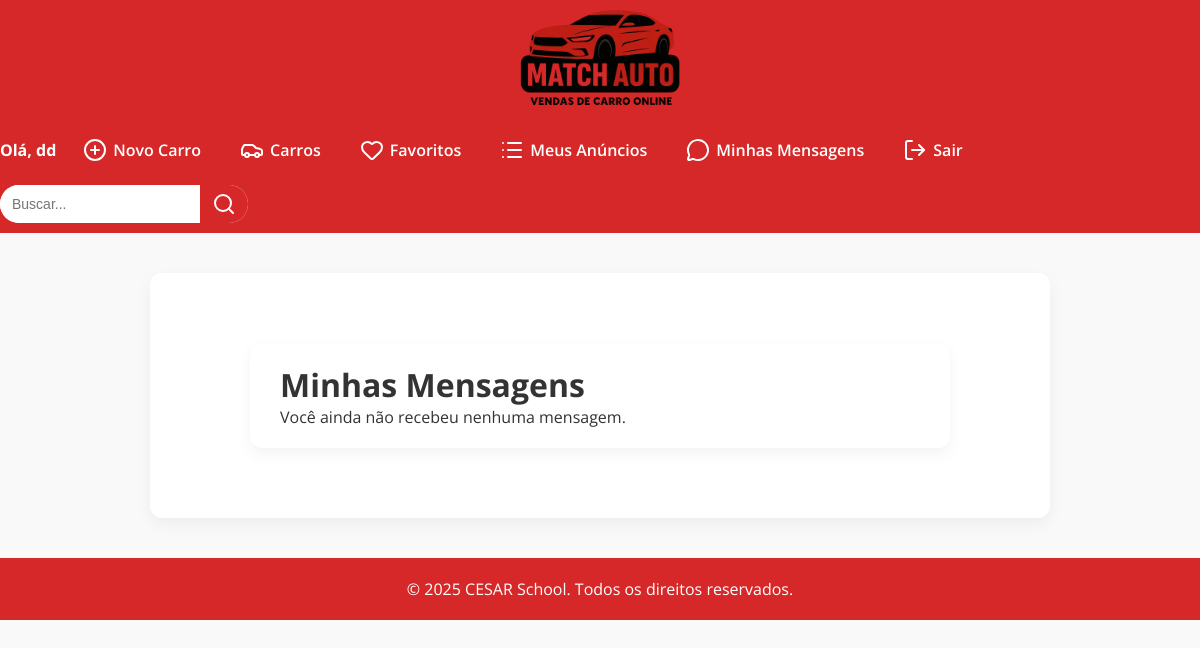
The page /interacoes/mensagens/ (signed in) on the database as committed earlier.
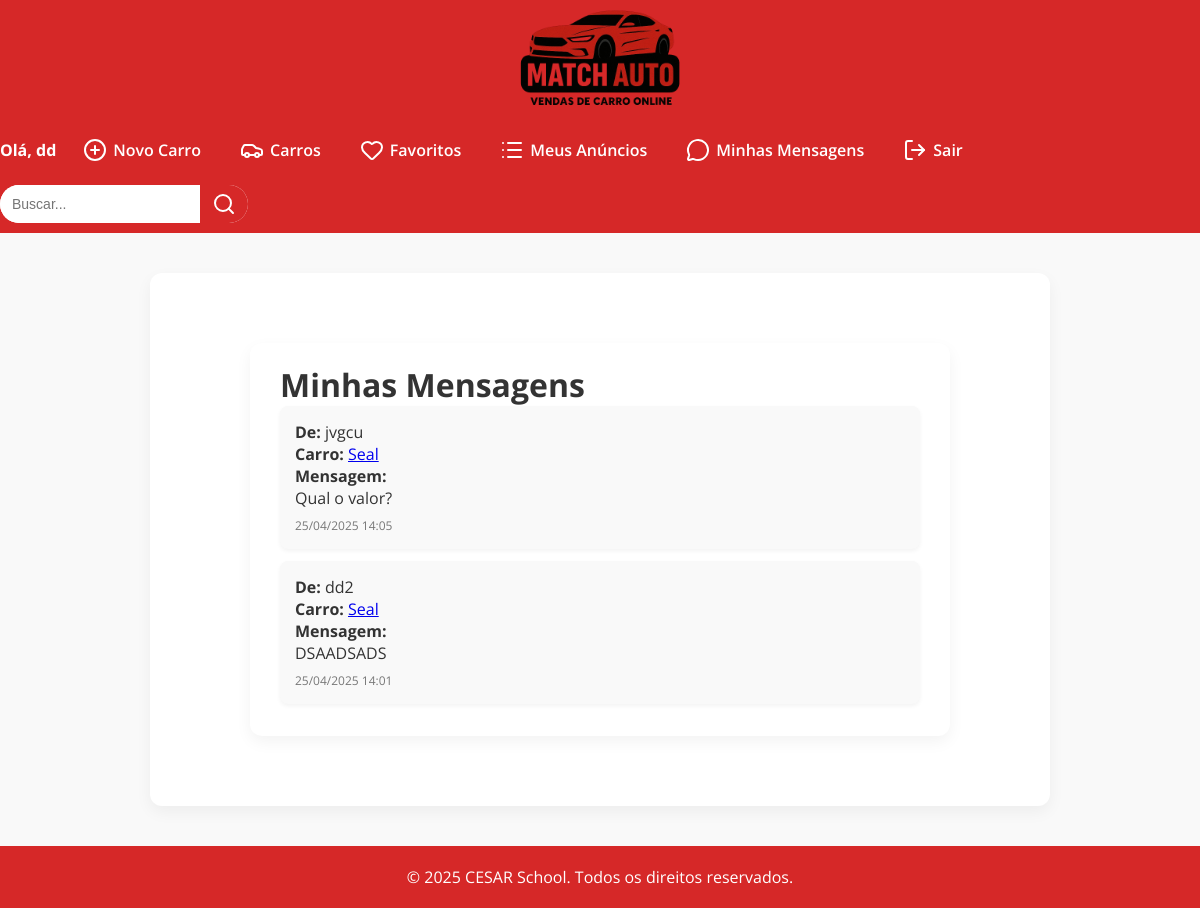
The same page on the database as committed later.
### interacoes/models.py (models this page shows, shortened)
class Mensagem(models.Model):
    remetente = models.ForeignKey(User, on_delete=models.CASCADE, related_name='mensagens_enviadas')
    destinatario = models.ForeignKey(User, on_delete=models.CASCADE, related_name='mensagens_recebidas')
    carro = models.ForeignKey(Car, on_delete=models.CASCADE)
    conteudo = models.TextField()
    data_envio = models.DateTimeField(auto_now_add=True)

### cars/models.py (models this page shows, shortened)
class Car(models.Model):
    id = models.AutoField(primary_key=True)
    model = models.CharField(max_length=200)
    brand = models.ForeignKey(Brand, on_delete=models.PROTECT, related_name='car_brand')
    factory_year = models.IntegerField(blank = True, null = True)
    model_year = models.IntegerField(blank = True, null = True)
    km = models.IntegerField(blank = True, null = True)
    value = models.FloatField(blank = True, null = True)
    photo = models.ImageField(upload_to='cars/', blank = True, null = True)
    favoritos = models.ManyToManyField(User, related_name='carros_favoritos', blank=True)
    usuario = models.ForeignKey(User, on_delete=models.CASCADE)
    rating = models.DecimalField(max_digits=2, decimal_places=1, default=0)

### interacoes/views.py (the view)
# urls.py: path("mensagens/", views.minhas_mensagens, name="minhas_mensagens"),
@login_required
def minhas_mensagens(request):
    mensagens = Mensagem.objects.filter(destinatario=request.user).order_by("-data_envio")
    return render(request, "minhas_mensagens.html", {"mensagens": mensagens})

### interacoes/templates/minhas_mensagens.html (shortened to what this page needs)
{% extends 'base.html' %}
{% block content %}
  <div class="mensagens-container">
    <h1>Minhas Mensagens</h1>
    {% if mensagens %}
      <ul class="mensagens-lista">
        {% for mensagem in mensagens %}
          <li>
            <strong>De:</strong> {{ mensagem.remetente.username }}<br>
            {% if mensagem.carro %}
              <strong>Carro:</strong> <a href="{% url 'detalhes_carro' mensagem.carro.id %}">{{ mensagem.carro.model }}</a><br>
            {% else %}
              <strong>Carro:</strong> Não disponível<br>
            {% endif %}
            <strong>Mensagem:</strong><br> {{ mensagem.conteudo }}<br>
            <span class="mensagem-data">{{ mensagem.data_envio|date:"d/m/Y H:i" }}</span>
          </li>
        {% endfor %}
      </ul>
    {% else %}
      <p>Você ainda não recebeu nenhuma mensagem.</p>
    {% endif %}
  </div>
{% endblock %}

Rows that differ between the two databases and show on the page:
added Mensagem: remetente.username "jvgcu", carro.model "Seal", conteudo "Qual o valor?", data_envio "25/04/2025 14:05"
added Mensagem: remetente.username "dd2", carro.model "Seal", conteudo "DSAADSADS", data_envio "25/04/2025 14:01"
Other text that changed with them:
text no longer shown: "Você ainda não recebeu nenhuma mensagem."
